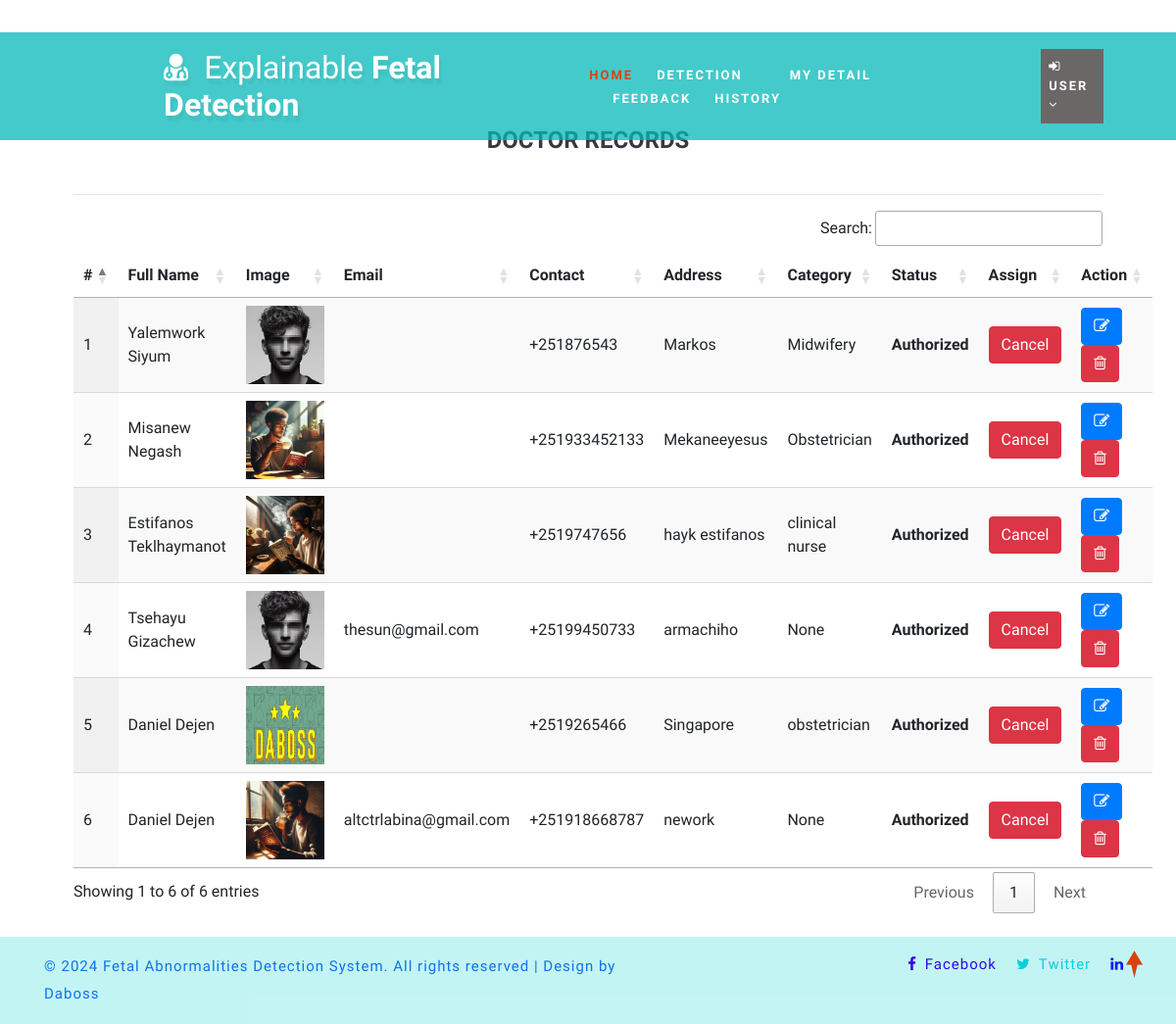
/view_doctor (signed in), run on the app's committed database.
### health/models.py (models this page shows, shortened)
class Doctor(models.Model):
    status = models.IntegerField(DOCTOR_STATUS, null=True)
    user = models.ForeignKey(User, on_delete=models.CASCADE, null=True)
    contact = models.CharField(max_length=100, null=True)
    address = models.CharField(max_length=100, null=True)
    category = models.CharField(max_length=100, null=True)
    doj = models.DateField(null=True)
    dob = models.DateField(null=True)
    image = models.FileField(null=True)

### health/views.py (the view)
# urls.py: path('view_doctor', views.View_Doctor, name="view_doctor"),
@login_required(login_url="login")
def View_Doctor(request):
    doc = Doctor.objects.all()
    d = {'doc':doc}
    return render(request,'view_doctor.html',d)

### health/templates/view_doctor.html (shortened to what this page needs)
{% extends 'index.html' %}
{% load static %}
{% block body %}
<div class="container-fluid" style="width:90%;margin-top:8%">
                    <div class="container-fluid">
                        <h4 align="center"class="w3ls-title text-uppercase text-dark font-weight-bold">Doctor Records</h4><br>
                         </div><hr>
                                <table id="example" class="display" style="width:100%">
                                  <thead>
                                    <tr>
                                      <th>#</th>
                                      <th>Full Name</th>
                                      <th>Image</th>
                                      <th>Email</th>
                                      <th>Contact</th>
                                      <th>Address</th>
                                      <th>Category</th>
                                      <th>Status</th>
                                      <th>Assign</th>
                                      <th>Action</th>
                                  </tr>
                              </thead>
                              <tbody>
                              {% for i in doc %}
                                <tr>
                                  <td>{{forloop.counter}}</td>
                                  <td>{{i.user.first_name}} {{i.user.last_name}}</td>
                                  <td><img src="{{i.image.url}}" style="width:80px;height:80px"></td>
                                  <td>{{i.user.email}}</td>
                                  <td>{{i.contact}}</td>
                                  <td>{{i.address}}</td>
                                  <td>{{i.category}}</td>
                                  <td>
                                      {% if i.status == 1 %}
                                      <b>Authorized</b>
                                  {% else %}
                                      <b>Unauthorized</b>
                                      {% endif %}
                                  </td>
                                    <td>{% if i.status == 1 %}
                                        <a href="{% url 'assign_status' i.id %}" onclick="return confirm('Do you want to withdraw approval to doctor : {{i.user.first_name}}?')"><button class="btn btn-danger">Cancel</button></a>
                                        {% else %}
                                        <a href="{% url 'assign_status' i.id %}" onclick="return confirm('Do you want to give approve to doctor : {{i.user.first_name}}?')"><button class="btn btn-success">Assign</button></a>
                                        {% endif %}
                                    </td>
                                    <td style="width:150px">
                                      <a href="{% url 'change_doctor' i.id %}" ><button class="btn btn-primary"><i class="fa fa-edit"></i></button></a>
                                      <a href="{% url 'delete_doctor' i.id %}" ><button class="btn btn-danger" onclick="return confirm('Are you sure?')"><i class="fa fa-trash-o"></i></button></a></td>
                              </tr>
                              {% endfor %}
                          </tbody>
                      </table>
                  </div>
{% endblock %}

### health/templates/index.html (shortened to what this page needs)
<!DOCTYPE html>
{% load static %}
<html lang="en">
<head>
	<link rel="stylesheet" href="{% static 'css/bootstrap.css' %}">
	<link href="{% static 'css/css_slider.css' %}" type="text/css" rel="stylesheet" media="all">
	<link rel="stylesheet" href="{% static 'css/style.css' %}" type="text/css" media="all" />
	<link href="{% static 'css/font-awesome.min.css' %}" rel="stylesheet">
<link rel='stylesheet' type='text/css' href="https://cdn.datatables.net/1.10.21/css/jquery.dataTables.min.css">
<link rel='stylesheet' type='text/css' href="https://cdn.datatables.net/buttons/1.6.2/css/buttons.dataTables.min.css">
</head>
<body>
	<div id="home" style="margin-bottom:2%">
		<header>
			<div class="top-bar py-3">
				<div class="container">
					<div class="row">
						<div class="col-xl-7 col-lg-6 col-md-4 top-social-agile text-md-right text-center mt-md-0 mt-2">
							<div class="row">
								<div class="col-xl-3 col-lg-4 col-6 top-w3layouts p-md-0 text-right">
								</div>
								<div class="col-xl-3 col-lg-4 col-6 header-w3layouts text-md-right text-left">
								</div>
							</div>
						</div>
					</div>
				</div>
			</div>
		</header>
		<div class="main-top" style="background:rgba(5, 184, 184, 0.747)">
			<div class="container-fluid">
				<div class="header d-md-flex justify-content-between align-items-center py-3">
					<div id="logo" style="margin-left:13%">
						<h1>
							<a href="{% url 'home' %}">
								<span class="fa fa-user-md mr-2"></span>
								<span class="logo-sp">Explainable </span> Fetal Detection
							</a>
						</h1>
					</div>
					{% if request.user.is_staff %}
					<div class="nav_w3ls" style="margin-right:4%">
						<nav>
							<label for="drop1" class="toggle">Menu</label>
							<input type="checkbox" id="drop1" />
							<ul class="menu" style="padding:15px;width:100%">
								<li class="mx-lg-4 mx-md-3 my-md-0 my-2"><a href="{% url 'admin_home' %}" >Home</a></li>
								<li>
									<label for="drop-2" class="toggle toogle-2"> <span class="fa fa-angle-down" aria-hidden="true"></span>
									</label>
									<a href="#"> Doctor <span class="fa fa-angle-down" aria-hidden="true"></span></a>
									<ul style="margin-top:2%;width:40%;margin-right:0%">
										<li style="width:100%;"><a href="/add_doctor" class="drop-text">Add Doctor</a></li>
										<li style="width:100%;"><a href="/view_doctor" class="drop-text">View Doctor</a></li>
									</ul>
								</li>
								<li class="mx-lg-4 mx-md-3 my-md-0 my-2"><a href="/view_patient">Patient</a></li>
								<li class="mx-lg-4 mx-md-3 my-md-0 my-2">
									<a href="/view_search_pat">Searched Data</a></li>
								<li><a href="/view_feedback">Feedback</a></li>
							</ul>
						</nav>
					</div>
					<div class="nav_w3ls" style="margin-right:3%">
						<nav>
							<label for="drop2" class="toggle">Menu</label>
							<input type="checkbox" id="drop2" />
							<ul class="menu">
								<li class="mx-lg-4 mx-md-3 my-md-0 my-2" style="background:rgb(0, 4, 255);padding:8px">
									<label for="drop-2" class="toggle toogle-2"> <span class="fa fa-angle-down" aria-hidden="true"></span>
									</label>
									<a href="#"><i class="fa fa-user"></i> {{request.user.username}} <span class="fa fa-angle-down" aria-hidden="true"></span></a>
									<ul style="margin-top:10%;width:80%;margin-right:5%">
										<li style="width:100%;"><a href="{% url 'change_password' %}" class="drop-text">Password</a></li>
										<li style="width:100%;"><a href="{% url 'logout' %}" class="drop-text">Logout</a></li>
									</ul>
								</li>
							</ul>
						</nav>
					</div>
					{% elif request.user.patient_set.all.0 %}
					<div class="nav_w3ls" style="margin-left:5%;font-weight:bold">
						<nav>
							<ul class="menu" style="padding:15px;width:100%">
								<li><a href="{% url 'patient_home' %}" class="active">Home</a></li>
								<li class="mx-lg-4 mx-md-3 my-md-0 my-2"><a href="/add_fetaldetail">Detection</a></li>
								<li class="mx-lg-4 mx-md-3 my-md-0 my-2"><a href="/profile_doctor">My Detail</a></li>
								<li class="mx-lg-4 mx-md-3 my-md-0 my-2"><a href="/sent_feedback">Feedback</a></li>
								<li><a href="/view_search_pat">History</a></li>
							</ul>
						</nav>
					</div>
					<div class="nav_w3ls" style="margin-right:3%">
						<nav>
							<ul class="menu">
								<li class="mx-lg-4 mx-md-3 my-md-0 my-2" style="background:#6a6767;padding:8px">
									<a href="#"><i class="fa fa-sign-in"></i>{{request.user.username}} <span class="fa fa-angle-down" aria-hidden="true"></span></a>
								</li>
							</ul>
						</nav>
					</div>
					{% endif %}
				</div>
			</div>
		</div>
		{% block body %}
		{% endblock %}
	</div>
	<div class="copy-w3pvt" style="background:#08d1d13d;color:rgb(141, 179, 214)">
		<div class="container py-3">
			<div class="row">
				<div class="col-lg-7 w3ls_footer_grid1_left text-lg-left text-center">
					<p style="color:rgb(15, 115, 230)">&copy; 2024 Fetal Abnormalities  Detection System. All rights reserved | Design by Daboss</a>
					</p>
				</div>
				<div class="col-lg-5 w3ls_footer_grid_left1_pos text-lg-right text-center mt-lg-0 mt-2">
					<ul style="color:rgb(7, 79, 211)">
						<li>
							<a href="#" style="color:rgb(49, 9, 228)" class="facebook">
								<span class="fa fa-facebook-f mr-2"></span>Facebook</a>
						</li>
						<li class="mx-3">
							<a href="https://x.com/sisaynegashm" style="color:rgb(7, 208, 223)" class="twitter">
								<span class="fa fa-twitter mr-2"></span>Twitter</a>
						</li>
						<li>
							<a href="" style="color:rgb(7, 30, 235)" class="google">
								<span class="fa fa-linkedin mr-2"></span></a>
						</li>
					</ul>
				</div>
			</div>
		</div>
	</div>
	<a href="#home" style="color:white" class="move-top text-center"></a>
</body>
</html>

### health/static/css/style.css (style rules this page uses)
body { padding: 0; margin: 0; background: #FFF; font-family: 'Quicksand', sans-serif; }
body a, body button { transition: 0.5s all; -webkit-transition: 0.5s all; -moz-transition: 0.5s all; -o-transition: 0.5s all; -ms-transition: 0.5s all; text-decoration: none; }
html { scroll-behavior: smooth; }
h1, h2, h3, h4, h5, h6 { margin: 0; padding: 0; font-family: 'Mukta', sans-serif; }
p { margin: 0; padding: 0; font-size: 15px; letter-spacing: 1px; line-height: 1.9; color: #999; font-family: 'Quicksand', sans-serif; }
ul, ol { margin: 0; padding: 0; }
a.move-top { width: 34px; height: 34px; background: url(../images/move-top.png) no-repeat; display: inline-block; position: fixed; bottom: 4%; right: 2%; z-index: 0; }
#home { position: relative; }
.main-top { position: absolute; z-index: 999; width: 100%; background: rgba(0, 0, 0, 0.4); }
nav { margin: 0; padding: 0; }
#logo a { float: left; display: initial; font-weight: 700; font-size: 32px; color: #fff; text-shadow: 2px 5px 3px rgba(0, 0, 0, 0.06); padding: 0; }
span.logo-sp { font-weight: 100; }
nav:after { content: ""; display: table; clear: both; }
nav ul { float: right; padding: 0; margin: 0; list-style: none; position: relative; }
nav ul li { margin: 0px; display: inline-block; float: left; }
nav a { padding: 0; color: #fff; font-size: 13px; letter-spacing: 2px; font-weight: 700; text-transform: uppercase; display: inline-block; transition: 0.5s all; -webkit-transition: 0.5s all; -moz-transition: 0.5s all; -o-transition: 0.5s all; -ms-transition: 0.5s all; }
.menu li a.active, .menu li a:hover { color: #2196f3; transition: 0.5s all; -webkit-transition: 0.5s all; -moz-transition: 0.5s all; -o-transition: 0.5s all; -ms-transition: 0.5s all; color: #d84315; }
li>a:only-child:after { content: ''; }
.w3ls_footer_grid_left1_pos ul li, ul.list-part li { display: inline-block; }
.w3ls_footer_grid_left1_pos ul li a { color: #000; text-decoration: none; letter-spacing: 1px; font-size: 15px; }
.w3ls_footer_grid1_left p { color: #484848; font-weight: 500; }

### data on the page
Doctor: user.first_name "Yalemwork", user.last_name "Siyum", image (picture), contact "+251876543", address "Markos", category "Midwifery", status "Authorized"
Doctor: user.first_name "Misanew", user.last_name "Negash", image (picture), contact "+251933452133", address "Mekaneeyesus", category "Obstetrician", status "Authorized"
Doctor: user.first_name "Estifanos", user.last_name "Teklhaymanot", image (picture), contact "+2519747656", address "hayk estifanos", category "clinical nurse", status "Authorized"
Doctor: user.first_name "Tsehayu", user.last_name "Gizachew", image (picture), user.email "thesun@gmail.com", contact "+25199450733", address "armachiho", category "None", status "Authorized"
Doctor: user.first_name "Daniel", user.last_name "Dejen", image (picture), contact "+2519265466", address "Singapore", category "obstetrician", status "Authorized"
Doctor: user.first_name "Daniel", user.last_name "Dejen", image (picture), user.email "altctrlabina@gmail.com", contact "+251918668787", address "nework", category "None", status "Authorized"

### other printed values
{{ request.user.username }} "USER"
